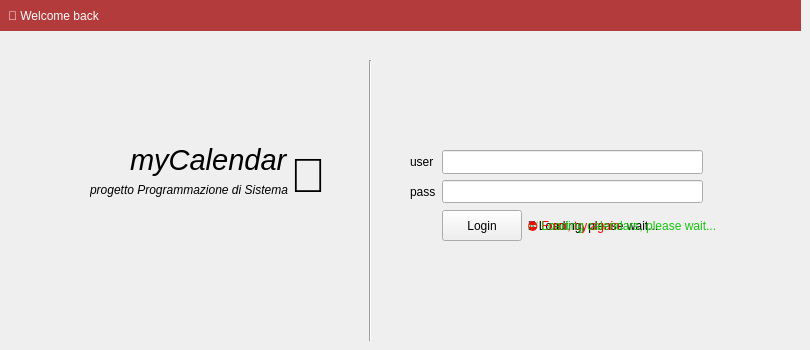
    <widget class="QWidget" name="page">
     <widget class="QLineEdit" name="password_login">
      <property name="geometry">
       <rect>
        <x>442</x>
        <y>180</y>
        <width>261</width>
        <height>23</height>
       </rect>
      </property>
      <property name="inputMask">
       <string/>
      </property>
      <property name="text">
       <string/>
      </property>
     </widget>
     <widget class="QPushButton" name="loginButton">
      <property name="geometry">
       <rect>
        <x>442</x>
        <y>210</y>
        <width>80</width>
        <height>31</height>
       </rect>
      </property>
      <property name="text">
       <string>Login</string>
      </property>
     </widget>
     <widget class="QLabel" name="label_7">
      <property name="geometry">
       <rect>
        <x>410</x>
        <y>180</y>
        <width>26</width>
        <height>23</height>
       </rect>
      </property>
      <property name="text">
       <string>pass</string>
      </property>
     </widget>
     <widget class="QLineEdit" name="username_login">
      <property name="enabled">
       <bool>true</bool>
      </property>
      <property name="geometry">
       <rect>
        <x>442</x>
        <y>150</y>
        <width>261</width>
        <height>24</height>
       </rect>
      </property>
      <property name="inputMask">
       <string/>
      </property>
      <property name="text">
       <string/>
      </property>
     </widget>
     <widget class="QLabel" name="label_6">
      <property name="geometry">
       <rect>
        <x>410</x>
        <y>150</y>
        <width>26</width>
        <height>24</height>
       </rect>
      </property>
      <property name="text">
       <string>user</string>
      </property>
     </widget>
     <widget class="QLabel" name="todoLabel_6">
      <property name="geometry">
       <rect>
        <x>0</x>
        <y>0</y>
        <width>801</width>
        <height>31</height>
       </rect>
      </property>
      <property name="styleSheet">
       <string notr="true">background-color: #b33b3b;
color: rgb(255, 255, 255);
font: 700 9pt &quot;Segoe UI&quot;;
padding-left: 5px;</string>
      </property>
      <property name="text">
       <string>📅 Welcome back</string>
      </property>
     </widget>
     <widget class="QLabel" name="loading_start">
      <property name="geometry">
       <rect>
        <x>520</x>
        <y>210</y>
        <width>251</width>
        <height>31</height>
       </rect>
      </property>
      <property name="styleSheet">
       <string notr="true">
color: black;
font: 700 13px &quot;Segoe UI&quot;;
padding-left: 5px;</string>
      </property>
      <property name="text">
       <string>⌛ Loading, please wait...</string>
      </property>
     </widget>
     <widget class="Line" name="line">
      <property name="geometry">
       <rect>
        <x>360</x>
        <y>60</y>
        <width>20</width>
        <height>281</height>
       </rect>
      </property>
      <property name="orientation">
       <enum>Qt::Vertical</enum>
      </property>
     </widget>
     <widget class="QLabel" name="label_16">
      <property name="geometry">
       <rect>
        <x>130</x>
        <y>90</y>
        <width>161</width>
        <height>141</height>
       </rect>
      </property>
      <property name="text">
       <string>&lt;html&gt;&lt;head/&gt;&lt;body&gt;&lt;p&gt;&lt;span style=&quot; font-size:22pt; font-style:italic;&quot;&gt;myCalendar&lt;/span&gt;&lt;/p&gt;&lt;/body&gt;&lt;/html&gt;</string>
      </property>
     </widget>
     <widget class="QLabel" name="label_17">
      <property name="geometry">
       <rect>
        <x>90</x>
        <y>130</y>
        <width>201</width>
        <height>121</height>
       </rect>
      </property>
      <property name="text">
       <string>&lt;html&gt;&lt;head/&gt;&lt;body&gt;&lt;p&gt;&lt;span style=&quot; font-style:italic;&quot;&gt;progetto Programmazione di Sistema&lt;/span&gt;&lt;/p&gt;&lt;/body&gt;&lt;/html&gt;</string>
      </property>
     </widget>
     <widget class="QLabel" name="label_18">
      <property name="geometry">
       <rect>
        <x>290</x>
        <y>110</y>
        <width>61</width>
        <height>131</height>
       </rect>
      </property>
      <property name="text">
       <string>&lt;html&gt;&lt;head/&gt;&lt;body&gt;&lt;p&gt;&lt;span style=&quot; font-size:36pt;&quot;&gt;📅&lt;/span&gt;&lt;/p&gt;&lt;/body&gt;&lt;/html&gt;</string>
      </property>
     </widget>
     <widget class="QLabel" name="login_error">
      <property name="geometry">
       <rect>
        <x>520</x>
        <y>210</y>
        <width>251</width>
        <height>31</height>
       </rect>
      </property>
      <property name="styleSheet">
       <string notr="true">
color: red;
font: 700 13px &quot;Segoe UI&quot;;
padding-left: 5px;</string>
      </property>
      <property name="text">
       <string>⛔ Error, try again</string>
      </property>
     </widget>
     <widget class="QLabel" name="success_login">
      <property name="geometry">
       <rect>
        <x>520</x>
        <y>210</y>
        <width>281</width>
        <height>31</height>
       </rect>
      </property>
      <property name="styleSheet">
       <string notr="true">
color: #16c60c;;
font: 700 13px &quot;Segoe UI&quot;;
padding-left: 5px;</string>
      </property>
      <property name="text">
       <string>✅ Loading calendars, please wait...</string>
      </property>
     </widget>
    </widget>
